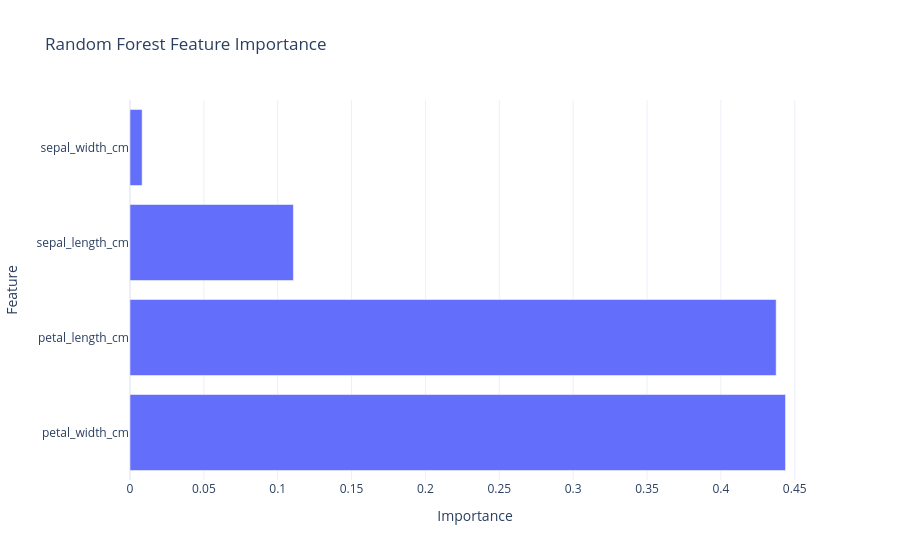

Here is the notebook cell this chart was saved with:
### Markdown cell above
## 16. Feature importance — tree-based model

### Code cell
rf_pipeline = tuned_models.get("Random Forest", fitted_models["Random Forest"])
rf_model = rf_pipeline.named_steps["classifier"]

importance = pd.DataFrame({
    "Feature": feature_columns,
    "Importance": rf_model.feature_importances_
}).sort_values("Importance", ascending=False)

display(importance)
importance.to_csv(REPORTS_DIR / "random_forest_feature_importance.csv", index=False)

fig = px.bar(
    importance, x="Importance", y="Feature", orientation="h",
    title="Random Forest Feature Importance",
    template="plotly_white"
)
fig.write_html(INTERACTIVE_DIR / "feature_importance.html")
fig.show()

### Figure 1 — Plotly figure (JSON) as saved in the notebook; plotly's stock layout.template omitted (floating-point values rounded to 4 significant figures)
{"data": [{"hovertemplate": "Importance=%{x}<br>Feature=%{y}<extra></extra>", "legendgroup": "", "marker": {"color": "#636efa", "pattern": {"shape": ""}}, "name": "", "orientation": "h", "showlegend": false, "textposition": "auto", "type": "bar", "x": [0.4437, 0.4374, 0.1106, 0.008226], "xaxis": "x", "y": ["petal_width_cm", "petal_length_cm", "sepal_length_cm", "sepal_width_cm"], "yaxis": "y"}], "layout": {"barmode": "relative", "legend": {"tracegroupgap": 0}, "title": {"text": "Random Forest Feature Importance"}, "xaxis": {"anchor": "y", "domain": [0, 1], "title": {"text": "Importance"}}, "yaxis": {"anchor": "x", "domain": [0, 1], "title": {"text": "Feature"}}}}
